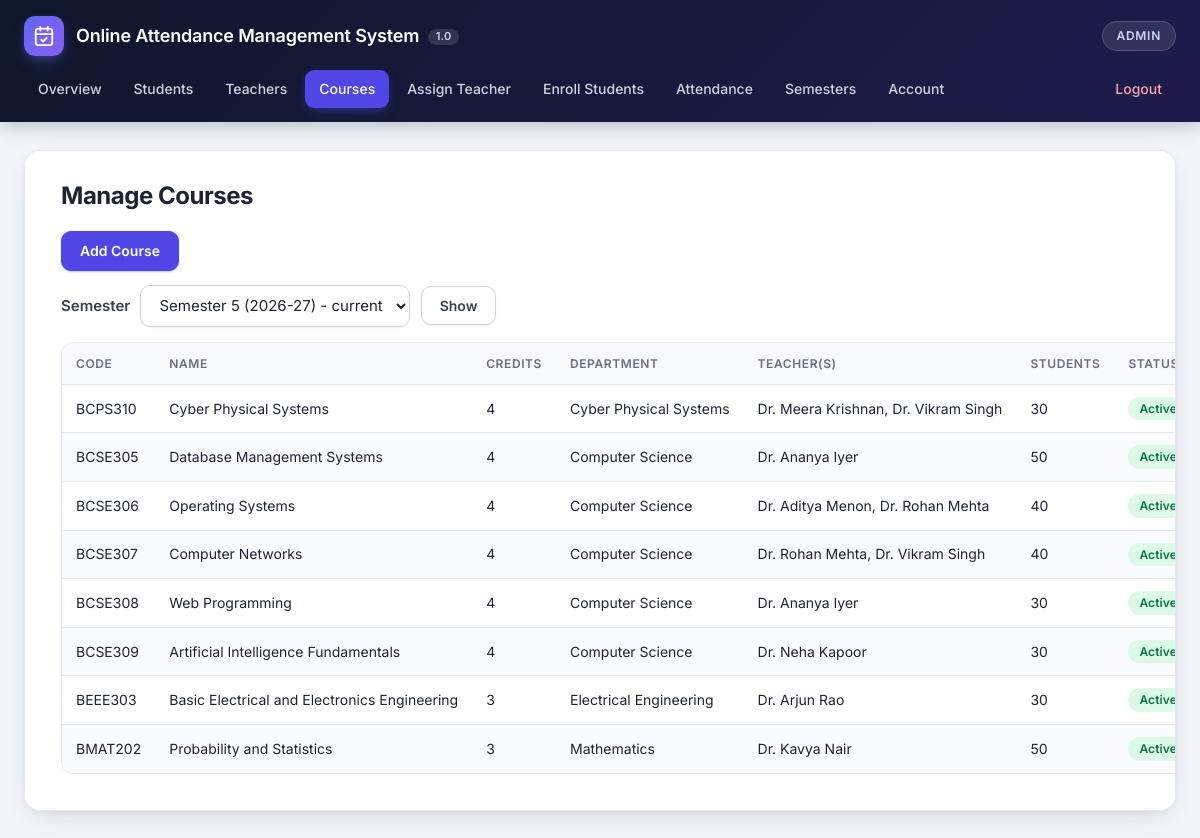
Screenshot of /admin/courses.php (signed in) with the database file from the repository.
### tables this page shows
CREATE TABLE `courses` (
  `course_id` int NOT NULL AUTO_INCREMENT,
  `course_code` varchar(30) NOT NULL,
  `course_name` varchar(255) NOT NULL,
  `credits` tinyint unsigned DEFAULT NULL,
  `department` varchar(100) NOT NULL DEFAULT '',
  `sem_id` int NOT NULL,
  `status` varchar(10) NOT NULL DEFAULT 'active',
  PRIMARY KEY (`course_id`),
  UNIQUE KEY `uq_course_sem` (`course_code`,`sem_id`),
  KEY `idx_courses_sem` (`sem_id`),
  CONSTRAINT `fk_courses_sem` FOREIGN KEY (`sem_id`) REFERENCES `semesters` (`sem_id`)
);

### helpers.php (called while the page is built, shortened)
<?php
function e(mixed $value): string
{
    return htmlspecialchars((string) $value, ENT_QUOTES | ENT_SUBSTITUTE, 'UTF-8');
}

### admin/courses.php (the view, shortened to what this page needs)
<?php
require_once __DIR__ . '/connect.php';
$cur = current_semester($pdo);
$semId = get_int('sem_id') ?? ($cur === null ? 0 : (int) $cur['sem_id']);
$stmt = $pdo->prepare(
    'SELECT c.*,
            (SELECT GROUP_CONCAT(t.tc_name ORDER BY t.tc_name SEPARATOR \', \')
               FROM teacher_courses tc JOIN teachers t ON t.tc_id = tc.tc_id WHERE tc.course_id = c.course_id) AS teachers,
            (SELECT COUNT(*) FROM student_courses sc JOIN students s ON s.st_id = sc.st_id
              WHERE sc.course_id = c.course_id AND s.is_active = 1) AS students
     FROM courses c WHERE c.sem_id = ? ORDER BY c.course_code'
);
$stmt->execute([$semId]);
$courses = $stmt->fetchAll();
page_start('admin', 'Manage Courses');
?>
<p><a class="btn btn-primary" href="course_add.php">Add Course</a></p>
<form method="get" class="form-inline" style="margin-bottom:15px">
  <label>Semester </label>
  <?php form_select_inline('sem_id', semester_options($pdo)); ?>
  <button class="btn btn-default" type="submit">Show</button>
</form>
<table class="table table-striped">
  <thead>
    <tr><th>Code</th><th>Name</th><th>Credits</th><th>Department</th><th>Teacher(s)</th><th>Students</th><th>Status</th><th>Actions</th></tr>
  </thead>
  <tbody>
    <?php foreach ($courses as $c): ?>
      <tr>
        <td><?= e($c['course_code']) ?></td>
        <td><?= e($c['course_name']) ?></td>
        <td><?= e($c['credits']) ?></td>
        <td><?= e($c['department']) ?></td>
        <td><?= $c['teachers'] === null ? '<span class="low">none</span>' : e($c['teachers']) ?></td>
        <td><?= e($c['students']) ?></td>
        <td><?= status_badge($c['status'] === 'active') ?></td>
      </tr>
    <?php endforeach; ?>
  </tbody>
</table>
<?php page_end();

### layout.php (shortened to what this page needs)
<?php
function nav_items(string $role): array
{
    return match ($role) {
        'admin' => [
            'index.php' => 'Overview', 'students.php' => 'Students', 'teachers.php' => 'Teachers',
            'courses.php' => 'Courses', 'assign_teacher.php' => 'Assign Teacher', 'enroll.php' => 'Enroll Students',
            'attendance.php' => 'Attendance', 'semesters.php' => 'Semesters', 'account.php' => 'Account',
            '../logout.php' => 'Logout',
        ],
        'teacher' => [
            'index.php' => 'My Courses', 'report.php' => 'Attendance Reports', 'students.php' => 'My Students',
            'account.php' => 'My Profile', '../logout.php' => 'Logout',
        ],
        default => [
            'index.php' => 'Home', 'report.php' => 'My Attendance', 'account.php' => 'My Profile',
            '../logout.php' => 'Logout',
        ],
    };
}
function nav_current_file(string $role): string
{
    $script = basename((string) ($_SERVER['SCRIPT_NAME'] ?? ''));
    $map = $role === 'admin'
        ? [
            'student.php' => 'students.php', 'student_add.php' => 'students.php',
            'teacher.php' => 'teachers.php', 'teacher_add.php' => 'teachers.php',
            'course.php'  => 'courses.php',  'course_add.php'  => 'courses.php',
            'signup.php'  => 'account.php',
        ]
        : ['course.php' => 'index.php'];
    return $map[$script] ?? $script;
}
function page_start(string $role, string $heading = ''): void
{
    $current = nav_current_file($role);
    $cssVer  = (int) @filemtime(__DIR__ . '/css/main.css');
    echo '<!DOCTYPE html>
<html lang="en">
<head>
  <meta charset="UTF-8">
  <meta name="viewport" content="width=device-width, initial-scale=1">
  <title>Online Attendance Management System 1.0</title>
  <link rel="preconnect" href="https://fonts.googleapis.com">
  <link rel="preconnect" href="https://fonts.gstatic.com" crossorigin>
  <link rel="stylesheet" href="https://fonts.googleapis.com/css2?family=Inter:wght@400;500;600;700&display=swap">
  <link rel="stylesheet" href="https://cdn.jsdelivr.net/npm/bootstrap@3.4.1/dist/css/bootstrap.min.css">
  <link rel="stylesheet" href="https://cdn.jsdelivr.net/npm/bootstrap@3.4.1/dist/css/bootstrap-theme.min.css">
  <link rel="stylesheet" href="../css/main.css?v=' . $cssVer . '">
</head>
<body class="role-' . e($role) . '">
<header class="topbar">
  <div class="topbar-inner">
    <div class="brand">
      <span class="brand-mark" aria-hidden="true"><svg viewBox="0 0 24 24" width="22" height="22" fill="none" stroke="currentColor" stroke-width="2" stroke-linecap="round" stroke-linejoin="round"><rect x="3" y="4" width="18" height="18" rx="3"/><path d="M16 2v4M8 2v4M3 10h18"/><path d="m9 16 2 2 4-4"/></svg></span>
      <h1>Online Attendance Management System <span class="ver">1.0</span></h1>
    </div>
    <span class="role-pill">' . e(ucfirst($role)) . '</span>
  </div>
  <nav class="navbar compact"><div class="navbar-inner">';
    foreach (nav_items($role) as $file => $label) {
        $classes = [];
        if (basename($file) === $current) {
            $classes[] = 'active';
        }
        if (basename($file) === 'logout.php') {
            $classes[] = 'nav-logout';
        }
        echo '<a href="' . e($file) . '"' . ($classes !== [] ? ' class="' . implode(' ', $classes) . '"' : '') . '>' . e($label) . '</a>';
    }
    echo '</div></nav>
</header>
<main class="page">
  <div class="content">';
    if ($heading !== '') {
        echo '<h3>' . e($heading) . '</h3>';
    }
}
function page_end(): void
{
    echo "\n  </div>\n</main>\n</body>\n</html>\n";
}
function status_badge(bool $active): string
{
    return $active ? '<span class="label label-success">Active</span>' : '<span class="label label-default">Inactive</span>';
}
function form_select_inline(string $name, array $options): void
{
    echo '<select name="' . e($name) . '" class="form-control">';
    foreach ($options as $value => $text) {
        echo '<option value="' . e($value) . '">' . e($text) . '</option>';
    }
    echo '</select> ';
}

### rows the page displays
courses: course_code "BCPS310", course_name "Cyber Physical Systems", credits "4", department "Cyber Physical Systems", teachers "Dr. Meera Krishnan, Dr. Vikram Singh", students "30"
courses: course_code "BCSE305", course_name "Database Management Systems", credits "4", department "Computer Science", teachers "Dr. Ananya Iyer", students "50"
courses: course_code "BCSE306", course_name "Operating Systems", credits "4", department "Computer Science", teachers "Dr. Aditya Menon, Dr. Rohan Mehta", students "40"
courses: course_code "BCSE307", course_name "Computer Networks", credits "4", department "Computer Science", teachers "Dr. Rohan Mehta, Dr. Vikram Singh", students "40"
courses: course_code "BCSE308", course_name "Web Programming", credits "4", department "Computer Science", teachers "Dr. Ananya Iyer", students "30"
courses: course_code "BCSE309", course_name "Artificial Intelligence Fundamentals", credits "4", department "Computer Science", teachers "Dr. Neha Kapoor", students "30"
courses: course_code "BEEE303", course_name "Basic Electrical and Electronics Engineering", credits "3", department "Electrical Engineering", teachers "Dr. Arjun Rao", students "30"
courses: course_code "BMAT202", course_name "Probability and Statistics", credits "3", department "Mathematics", teachers "Dr. Kavya Nair", students "50"

### other values shown
$role "ADMIN"
$label "Overview"
$label "Students"
$label "Teachers"
$label "Courses"
$label "Assign Teacher"
$label "Enroll Students"
$label "Attendance"
$label "Semesters"
$label "Account"
$label "Logout"
$heading "Manage Courses"
form field sem_id "Semester 5 (2026-27) - current"
